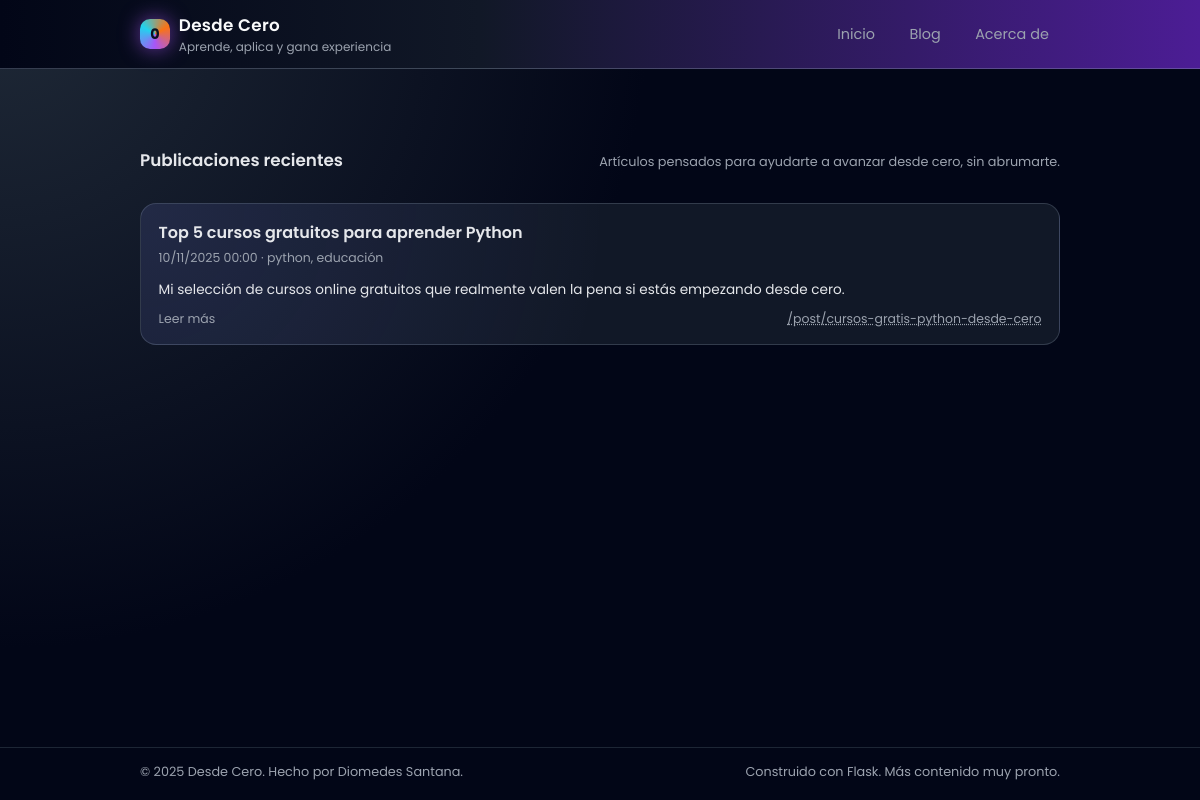
/blog, run on an earlier commit of the app's database.
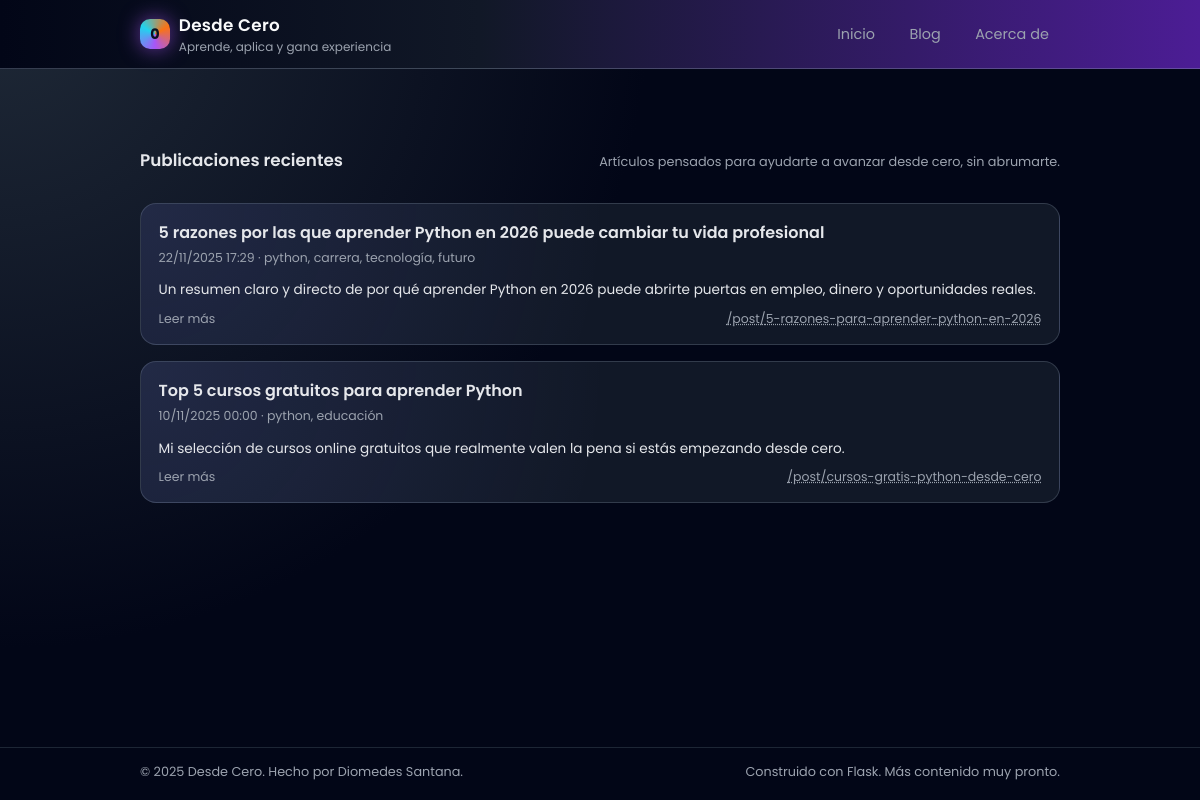
And on a later commit of the database.
### tables this page shows
CREATE TABLE posts (
            id      INTEGER PRIMARY KEY AUTOINCREMENT,
            title   TEXT NOT NULL,
            slug    TEXT NOT NULL UNIQUE,
            date    TEXT NOT NULL,      -- formato ISO 'YYYY-MM-DD HH:MM:SS'
            tags    TEXT,
            excerpt TEXT,
            content TEXT NOT NULL
        );

### main.py (the view)
@app.route("/blog")
def blog_list():
    posts = get_all_posts()
    return render_template("blog_list.html", posts=posts)

### main.py (called while the page is built)
def get_conn():
    conn = sqlite3.connect(DB_PATH)
    conn.row_factory = sqlite3.Row  # permite acceder por nombre de columna
    return conn

def get_all_posts():
    conn = get_conn()
    cur = conn.cursor()
    cur.execute("SELECT * FROM posts ORDER BY date DESC")
    rows = cur.fetchall()
    conn.close()
    return rows

@app.template_filter("fecha")
def formato_fecha(value):
    try:
        if isinstance(value, str):
            dt = datetime.strptime(value, "%Y-%m-%d %H:%M:%S")
        else:
            dt = value
        return dt.strftime("%d/%m/%Y %H:%M")
    except Exception:
        return value

@app.context_processor
def inject_globals():
    now = datetime.utcnow()
    return {
        "now": now,
        "current_year": now.year,
        "site_name": "Desde Cero",
    }

### templates/blog_list.html (shortened to what this page needs)
{% extends "base.html" %}
{% block content %}
<section class="section">
    <div class="section-header">
        <h1 class="section-title">Publicaciones recientes</h1>
        <p class="section-subtitle">
            Artículos pensados para ayudarte a avanzar desde cero, sin abrumarte.
        </p>
    </div>
    {% if posts %}
        <div class="post-list">
            {% for post in posts %}
                <a href="{{ url_for('post_detail', slug=post['slug']) }}" class="post-card">
                    <h2 class="post-card-title">{{ post['title'] }}</h2>
                    <div class="post-card-meta">
                        {{ post['date']|fecha }}
                        {% if post['tags'] %} · {{ post['tags'] }}{% endif %}
                    </div>
                    <p class="post-card-excerpt">{{ post['excerpt'] }}</p>
                    <div class="post-card-footer">
                        <span>Leer más</span>
                        <span class="link-muted">/post/{{ post['slug'] }}</span>
                    </div>
                </a>
            {% endfor %}
        </div>
    {% else %}
        <p>No hay publicaciones todavía. Muy pronto empezaré a subir contenido 🙂.</p>
    {% endif %}
</section>
{% endblock %}

What changed in the data, as far as the page shows it:
added posts: title "5 razones por las que aprender Python en 2026 puede cambiar tu vida profesional", date|fecha "22/11/2025 17:29", tags "python, carrera, tecnología, futuro", excerpt "Un resumen claro y directo de por qué aprender Python en 2026 puede abrirte puertas en empleo, dinero y oportunidades reales.", slug "5-razones-para-aprender-python-en-2026"
